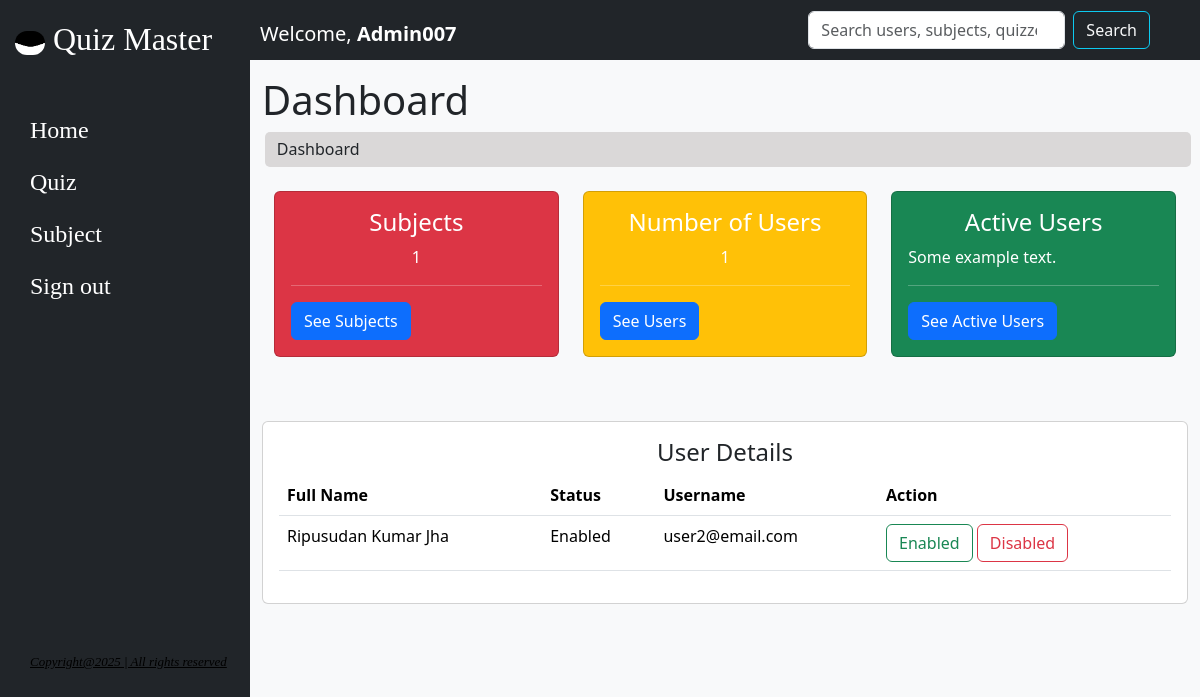
The app's page /admin/dashboard with its own data.
### model.py (models this page shows)
class User(db.Model):
    id = db.Column(db.Integer, primary_key=True)
    username = db.Column(db.String(200), unique=True, nullable=False)
    password = db.Column(db.String(128), nullable=False)
    fullname = db.Column(db.String(200), nullable=False)
    achievement = db.Column(db.String(256), nullable=False)
    user_status=db.Column(db.String(50),nullable=False,default='Enabled')
    dob = db.Column(db.DateTime, nullable=False)
    role=db.Column(db.String,default='user',nullable=False)
    quiz_scores = db.relationship('Scores' , back_populates='user_details')

### app.py (the view)
@app.route('/admin/dashboard', methods=['GET', 'POST'])
def admin_dashboard():
    admin_user = User.query.filter_by(username='admin@iitmbs', role='admin').first()
    if not admin_user:
        return render_template('home.html', message="Access Denied.")
    subjects = Subject.query.all()
    user=User.query.all()
    return render_template('admin_dashboard.html', subjects=subjects , user=user)

### templates/admin_dashboard.html (shortened to what this page needs)
{% extends "base.html" %}
{% block content %}
<h1>Dashboard</h1>
<div
  class="container-fluid mt-2"
  style="
    background-color: rgb(218, 216, 216);
    margin-left: 0.3%;
    border-radius: 5px;
  "
>
  <p style="height: 35px; padding-top: 5px">Dashboard</p>
</div>
<div class="container mt-4">
  <div class="row">
      <div class="col-md-4">
          <div class="card bg-danger text-white mb-3">
              <div class="card-body">
                  <h4 class="card-title">Subjects</h4>
                  <p class="card-text" style="text-align: center;">{{ subjects|length }}</p>
                  <hr>
                  <a href="/admin/subject" class="btn btn-primary">See Subjects</a>
              </div>
          </div>
      </div>
      <div class="col-md-4">
          <div class="card bg-warning text-white mb-3">
              <div class="card-body">
                  <h4 class="card-title">Number of Users</h4>
                  <p class="card-text" style="text-align: center;">{{ user|length - 1 }}</p><hr>
                  <a href="#" class="btn btn-primary">See Users</a>
              </div>
          </div>
      </div>
      <div class="col-md-4">
          <div class="card bg-success text-white mb-3">
              <div class="card-body">
                  <h4 class="card-title">Active Users</h4>
                  <p class="card-text">Some example text.</p><hr>
                  <a href="#" class="btn btn-primary">See Active Users</a>
              </div>
          </div>
      </div>
  </div>
</div>
<div class="row mt-5">
    <div class="col">
      <div class="card">
        <div class="card-body">
          <h4 class="card-title">User Details</h4>
          <table class="table table-hover">
            <thead>
              <tr>
                <th>Full Name</th>
                <th>Status</th>
                <th>Username</th>
                <th>Action</th>
              </tr>
            </thead>
            <tbody>
              {% for user in user %}
              {% if user.username != 'admin@iitmbs' %}
              <tr>
                <td>{{ user.fullname }}</td>
                <td>{{ user.user_status }}</td>
                <td>{{ user.username }}</td>
                <td><a href='#' class='btn btn-outline-success'>Enabled</a>
                  <a href='#' class='btn btn-outline-danger'>Disabled</a></td>
              </tr>
              {% endif %}
              {% endfor %}
            </tbody>
          </table>
        </div>
      </div>
    </div>
</div>
{% endblock %}

### static/css/base.css (style rules this page uses)
body { margin-left: 250px; margin-top: 60px; background-color: #f8f9fa; }

### templates/admin_dashboard.html (style rules this page uses)
h4 { text-align: center; }

### records on screen
User: fullname "Ripusudan Kumar Jha", user_status "Enabled", username "user2@email.com"

### other values on screen
{{ subjects|length }} "1"
{{ user|length - 1 }} "1"
